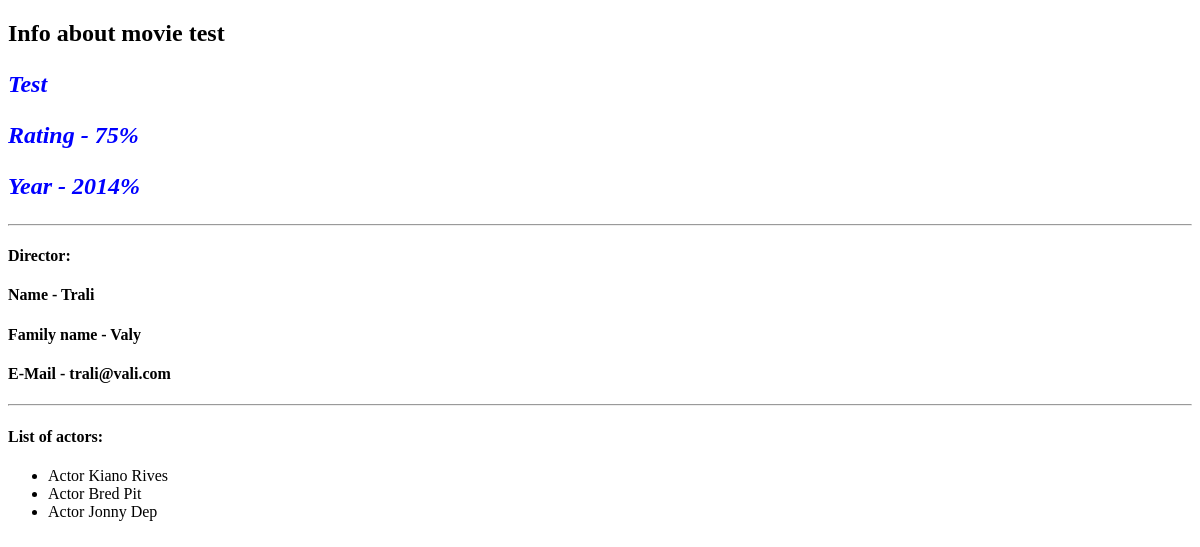
Before: /movie/test with the older database file.
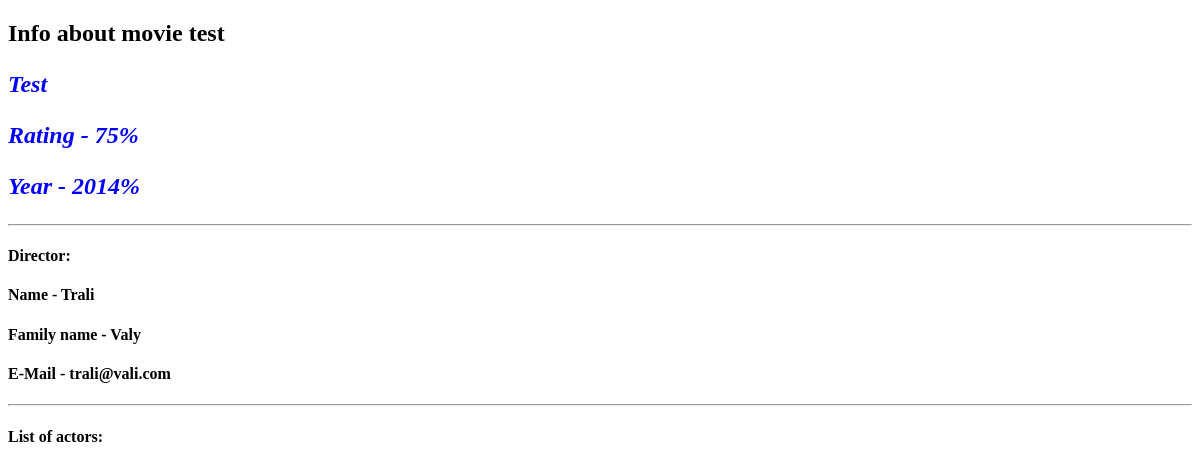
After: the same page with the newer database file.
### movie_app/models.py (models this page shows, shortened)
class Actor(models.Model):
    MALE = 'M'
    FEMALE = 'F'
    GENDERS = [
        (MALE, 'Male'),
        (FEMALE, 'Female'),
    ]
    first_name = models.CharField(max_length=100)
    last_name = models.CharField(max_length=100)
    gender = models.CharField(max_length=1, choices=GENDERS, default=MALE)
    slug = models.SlugField(default='', null=False)
    dressing = models.OneToOneField(DressingRoom, on_delete=models.SET_NULL, null=True, blank=True)
    def __str__(self):
        if self.gender == self.MALE:
            return f'Actor {self.first_name} {self.last_name}'
        else:
            return f'Actress {self.first_name} {self.last_name}'

### movie_app/views.py (the view)
# urls.py: path('movie/<slug:slug_movie>', views.show_one_movie, name='movie-detail'),
def show_one_movie(request, slug_movie: str):
    movie = get_object_or_404(Movie, slug=slug_movie)
    return render(request, 'movie_app/one_movie.html', {
        'movie': movie
    })

### movie_app/templates/movie_app/one_movie.html (shortened to what this page needs)
{% extends 'movie_app/base.html' %}
{%  load static %}
{% block css %}
    <link rel="stylesheet" href={% static 'movie_app/css/one_movie.css' %}>
{% endblock %}
{% block content %}
    <h2>Info about movie {{ movie.name }}</h2>
    <h3>{{ movie.name|title }}</h3>
    <h3>Rating - {{ movie.rating }}%</h3>
    <h3>Year - {{ movie.year }}%</h3>
    <hr>
    <h4>Director:</h4>
    <h4>Name - {{ movie.director.first_name }}</h4>
    <h4>Family name - {{ movie.director.last_name }}</h4>
    <h4>E-Mail - {{ movie.director.director_email }}</h4>
    <hr>
    <h4>List of actors:</h4>
    <ul>
        {% for actor in movie.actors.all %}
            <li>{{ actor }}</li>
        {% endfor %}
    </ul>
{% endblock content %}

Changed rows visible on the page:
no longer on this page (row edited): Actor: gender+first_name+last_name "Actor Kiano Rives"
no longer on this page (row edited): Actor: gender+first_name+last_name "Actor Bred Pit"
no longer on this page (row edited): Actor: gender+first_name+last_name "Actor Jonny Dep"
